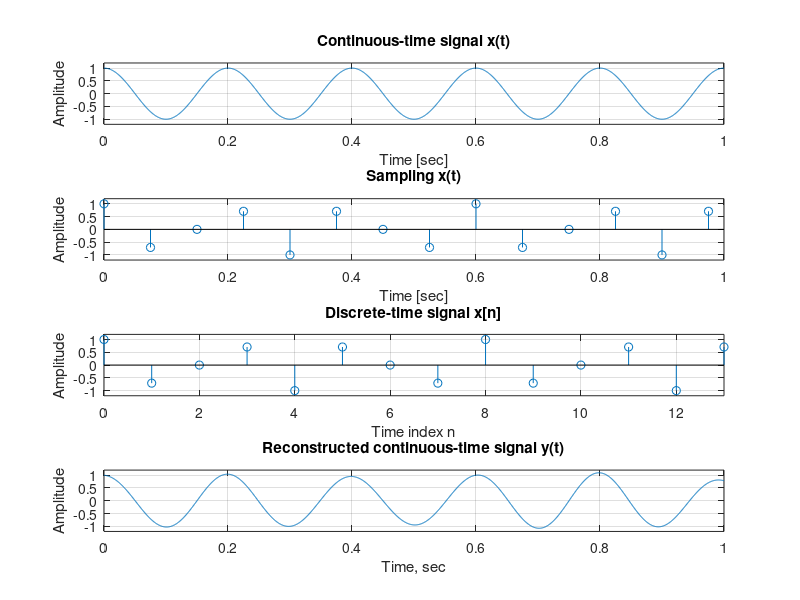

Here is the MATLAB script that generated this plot:
% sampling1.m
%

clf;

% First plot
t = 0:0.0005:1;
f = 5;
x_t = cos(2*pi*f*t);
subplot (4,1,1)
plot (t,x_t);
grid;
xlabel ('Time [sec]');
ylabel ('Amplitude');
title ('Continuous-time signal x(t)');
axis([0 1 -1.2 1.2])

% Second plot
subplot(4,1,2);
T = 0.075;
n = 0:T:1;
x_n = cos(2*pi*f*n);
stem (n,x_n);
grid;
xlabel ('Time [sec]');
ylabel ('Amplitude');
title ('Sampling x(t)');
axis ([0 1 -1.2 1.2]);

% Third plot
subplot(4,1,3);
k = 0:length(n)-1;
stem(k,x_n);
grid;
axis ([0 (length(n)-1) -1.2 1.2]);
xlabel ('Time index n');
ylabel ('Amplitude');
title ('Discrete-time signal x[n]');

% Fourth plot
subplot(4,1,4);
y = zeros(1,length(t));
for i = 1:length(n)
    y = y + x_n(i)*sinc(t/T - i + 1);
end
plot(t,y);
grid;
xlabel ('Time, sec');
ylabel ('Amplitude');
title ('Reconstructed continuous-time signal y(t)');
axis ([0 1 -1.2 1.2]);
